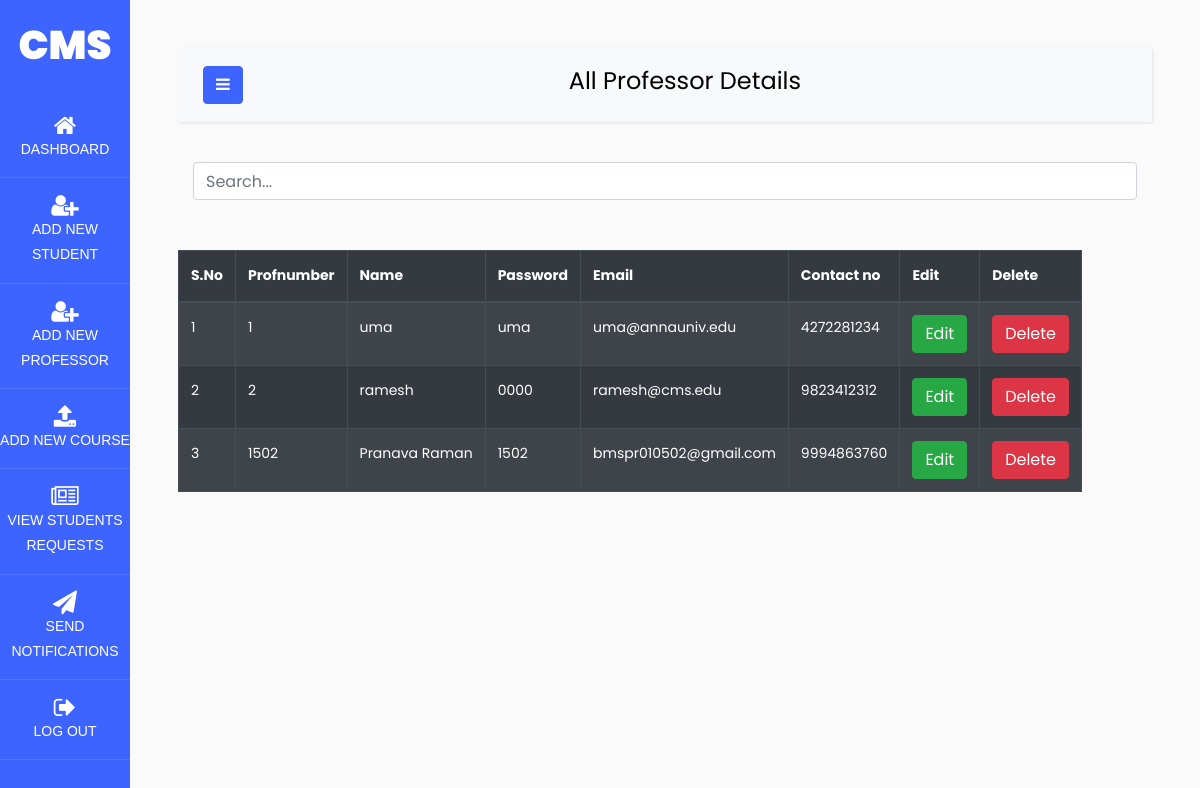
The page /admin_dash/prof_details.php on the database its author committed.
### tables this page shows
CREATE TABLE `prof_details` (
  `profno` bigint(20) UNSIGNED NOT NULL,
  `name` varchar(30) NOT NULL,
  `password` varchar(20) NOT NULL,
  `email` varchar(30) DEFAULT NULL,
  `contactno` bigint(20) DEFAULT NULL
);

### admin_dash/prof_details.php (the view, shortened to what this page needs)
<?php
require  '../dbconfig/config.php';
?>
<!DOCTYPE html>
<html>
<head>
  <link rel="stylesheet" href="https://stackpath.bootstrapcdn.com/bootstrap/4.3.1/css/bootstrap.min.css">
  <link rel="stylesheet" href="https://maxcdn.bootstrapcdn.com/font-awesome/4.7.0/css/font-awesome.min.css">
  <link rel="stylesheet" href="https://stackpath.bootstrapcdn.com/font-awesome/4.7.0/css/font-awesome.min.css">
  <link rel="stylesheet" href="../dash_style/style.css">
</head>
<body>
  <div class="wrapper d-flex align-items-stretch">
    <nav id="sidebar" class="active">
      <h1><a href="#" class="logo">CMS</a></h1>
      <ul class="list-unstyled components mb-5">
        <li class="active">
          <a href="admindash.php"><span class="fa fa-home"></span>DASHBOARD</a>
        </li>
        <li>
          <a href="add_new_student.php"><span class="fa fa-user-plus"></span>ADD NEW STUDENT</a>
        </li>
        <li>
          <a href="add_new_prof.php"><span class="fa fa-user-plus"></span>ADD NEW PROFESSOR</a>
        </li>
        <li>
          <a href="add_new_course.php"><span class="fa fa-upload"></span>ADD NEW COURSE</a>
        </li>
        <li>
          <a href="view_student_request.php"><span class="fa fa-newspaper-o"></span>VIEW STUDENTS REQUESTS</a>
        </li>
        <li>
          <a href="anotifications.php"><span class="fa fa-paper-plane"></span>SEND NOTIFICATIONS</a>
        </li>
        <li>
          <a href="log_out.php"><span class="fa fa-sign-out"></span>LOG OUT</a>
        </li>
      </ul>
    </nav>
    <div id="content" class="p-4 p-md-5">
      <nav class="navbar navbar-expand-lg navbar-light bg-light">
        <div class="container-fluid">
          <button type="button" id="sidebarCollapse" class="btn btn-primary">
            <i class="fa fa-bars"></i>
          </button>
          <div class='mx-auto text-center'>
            <h4>All Professor Details</h4>
          </div>
      </nav>
      <div class="container">
        <div class="row">
          <div class="container">
            <form>
              <input type="text" name="Search" placeholder="Search..." id="myinput" style="width:100%" class="form-control" />
              <br>
              <br>
            </form>
          </div>
          <div style="overflow-x:auto;">
          <table class="table table-bordered table-striped table-dark  ">
            <thead>
              <tr>
                <th>S.No</th>
                <th>Profnumber</th>
                <th>Name</th>
                <th>Password</th>
                <th>Email</th>
                <th>Contact no</th>
                <th>Edit</th>
                <th>Delete</th>
              </tr>
            </thead>
            <tbody class="tbody">
              <?php
              $sql = "select * from prof_details";
              $res = $con->query($sql);
              if ($res->num_rows > 0) {
                $i = 0;
                while ($row = $res->fetch_assoc()) {
                  $i++;
                  echo "<tr>
				     <td>{$i}</td>
					   <td>{$row['profno']}</td>
			       <td>{$row['name']}</td>
					   <td>{$row['password']}</td>
					   <td>{$row['email']}</td>
					   <td>{$row['contactno']}</td>
					   <td><button type='button' class='btn btn-success editbtn' data-toggle='modal' data-target='#editmodal'>Edit
</button>
					   <td><button type='button' class='btn btn-danger deletebtn' data-toggle='modal' data-target='#DeleteConfirm'>
 Delete
</button>
					   </tr>";
                }
              } else {
                echo "No records found";
              }
              ?>
            </tbody>
          </table>
          </div>
</body>
</html>

### rows shown on the page
prof_details: profno "1", name "uma", password "uma", email "uma@annauniv.edu", contactno "4272281234"
prof_details: profno "2", name "ramesh", password "0000", email "ramesh@cms.edu", contactno "9823412312"
prof_details: profno "1502", name "Pranava Raman", password "1502", email "bmspr010502@gmail.com", contactno "9994863760"
